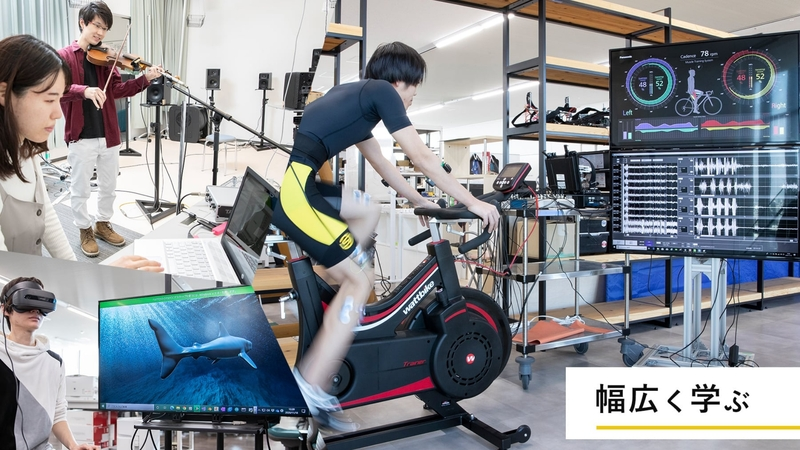
#> input picture uvex/sample.jpg, 800 x 450 px
$ python main.py
#> lines starting #> are read from the running program, lines starting #| are printed output that depends on the picture
import cv2

img = cv2.imread('sample.jpg')
#> img is the input picture: shape (450, 800, 3); mean B, G, R 146.5, 140.6, 136.8
gray = cv2.cvtColor(img, cv2.COLOR_BGR2GRAY)
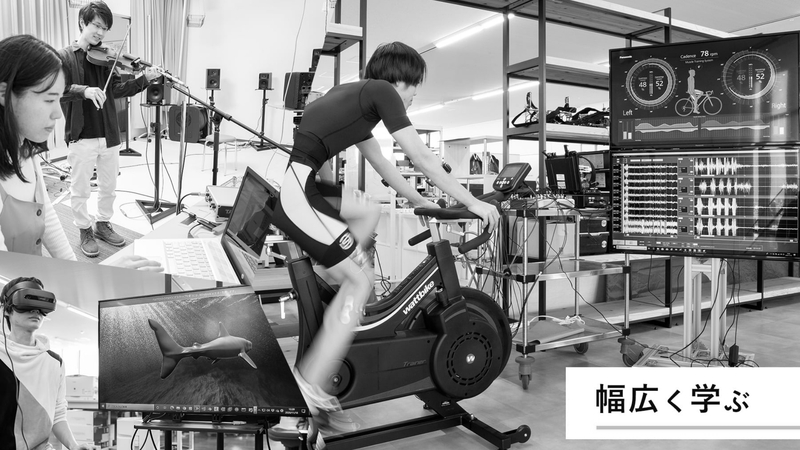
#> gray: shape (450, 800); min 0, max 255, mean 140.2
edge = cv2.Canny(gray, 100, 200)
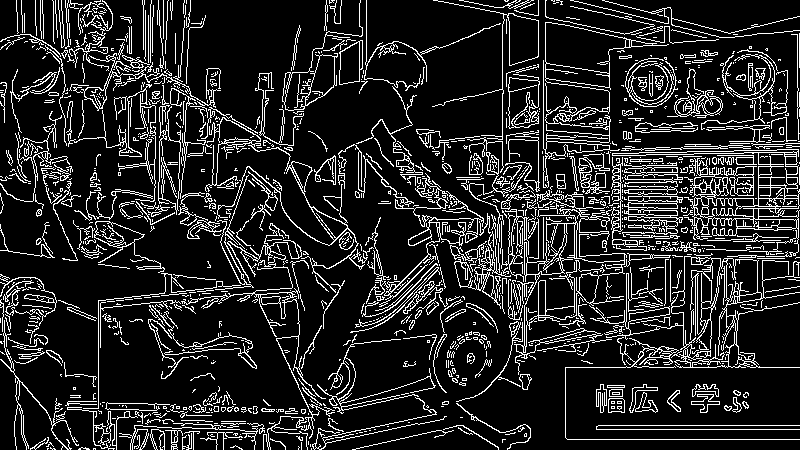
#> edge: shape (450, 800); 14.8% white in thin lines or dots
illust = cv2.stylization(img, sigma_s=60, sigma_r=0.07)
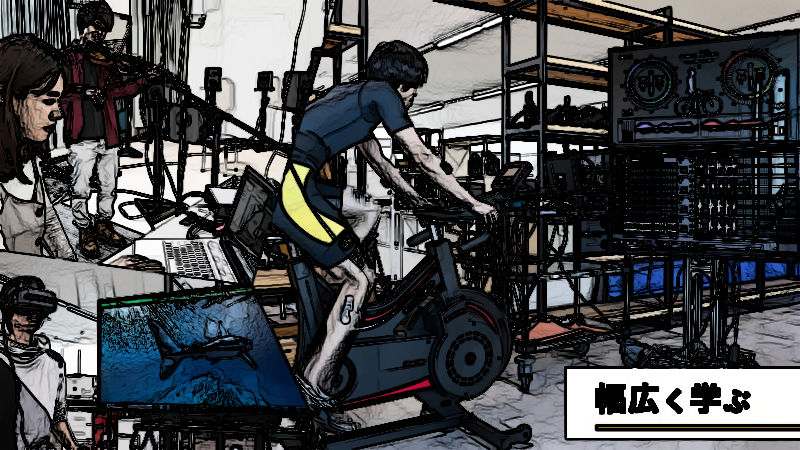
#> illust: shape (450, 800, 3); mean B, G, R 76.8, 74.4, 72.7

cv2.imshow('org', img)
cv2.imshow('gray', gray)
cv2.imshow('edge', edge)
cv2.imshow('illust', illust)
cv2.waitKey(0)
